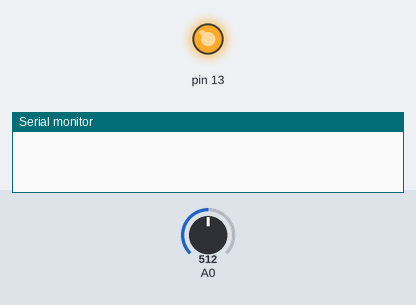
Bench run of a sketch on a simulated Arduino Uno, built with avr-gcc and run on an emulated ATmega328P. Shown: output pins drawn as LEDs (lit = HIGH), the last lines printed to the serial monitor. The test bench sets the inputs (shaded band); at power-on: A0 = 512. The modem accepts every AT command (registered, SIM ready, sends succeed) and sends nothing else.

Above: at 3.1 s.
At 3.6 s:
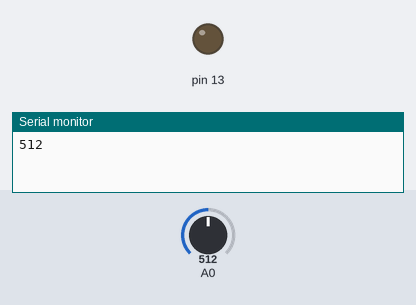
Timing chart, 0 to 5.1 s (numbered marks = the images above):
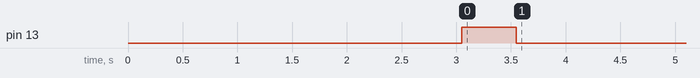

The sketch:

Node1.ino
```cpp
#include<SoftwareSerial.h>
SoftwareSerial serial(2,3);
void setup()
{
  Serial.begin(9600);
  serial.begin(9600);


  serial.println("AT+RST");
  delay(3000);
  serial.println("AT+CWSAP=\"esp_test1#\",\"12345678\",2,2");
  pinMode(13,OUTPUT);

  digitalWrite(13,HIGH);
  delay(500);
  digitalWrite(13,LOW);

}

void loop(){

  int x = analogRead(0);
  Serial.println(x);
  if(x <350){

    serial.println("AT+CWSAP=\"esp_test1\",\"12345678\",2,2");
    delay(1000);
    serial.println("AT+RST");
     delay(3000);
  }
 delay(500);

}
```
